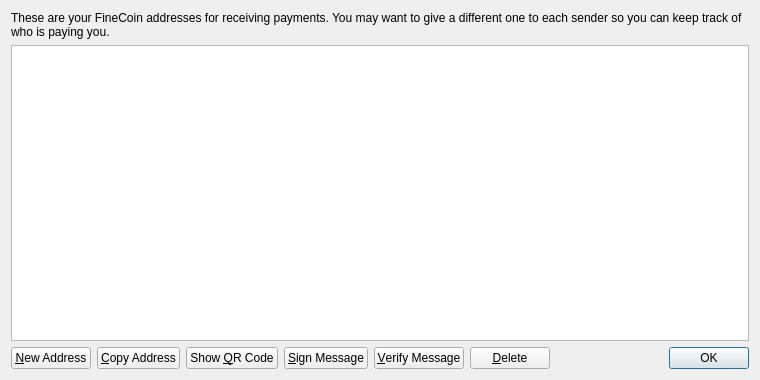
<?xml version="1.0" encoding="UTF-8"?>
<ui version="4.0">
 <class>AddressBookPage</class>
 <widget class="QWidget" name="AddressBookPage">
  <property name="geometry">
   <rect>
    <x>0</x>
    <y>0</y>
    <width>760</width>
    <height>380</height>
   </rect>
  </property>
  <property name="windowTitle">
   <string>Address Book</string>
  </property>
  <layout class="QVBoxLayout" name="verticalLayout">
   <item>
    <widget class="QLabel" name="labelExplanation">
     <property name="text">
      <string>These are your FineCoin addresses for receiving payments. You may want to give a different one to each sender so you can keep track of who is paying you.</string>
     </property>
     <property name="textFormat">
      <enum>Qt::PlainText</enum>
     </property>
     <property name="wordWrap">
      <bool>true</bool>
     </property>
    </widget>
   </item>
   <item>
    <widget class="QTableView" name="tableView">
     <property name="contextMenuPolicy">
      <enum>Qt::CustomContextMenu</enum>
     </property>
     <property name="toolTip">
      <string>Double-click to edit address or label</string>
     </property>
     <property name="tabKeyNavigation">
      <bool>false</bool>
     </property>
     <property name="alternatingRowColors">
      <bool>true</bool>
     </property>
     <property name="selectionMode">
      <enum>QAbstractItemView::SingleSelection</enum>
     </property>
     <property name="selectionBehavior">
      <enum>QAbstractItemView::SelectRows</enum>
     </property>
     <property name="sortingEnabled">
      <bool>true</bool>
     </property>
     <attribute name="verticalHeaderVisible">
      <bool>false</bool>
     </attribute>
    </widget>
   </item>
   <item>
    <layout class="QHBoxLayout" name="horizontalLayout">
     <item>
      <widget class="QPushButton" name="newAddressButton">
       <property name="toolTip">
        <string>Create a new address</string>
       </property>
       <property name="text">
        <string>&amp;New Address</string>
       </property>
       <property name="icon">
        <iconset resource="../bitcoin.qrc">
         <normaloff>:/icons/add</normaloff>:/icons/add</iconset>
       </property>
      </widget>
     </item>
     <item>
      <widget class="QPushButton" name="copyToClipboard">
       <property name="toolTip">
        <string>Copy the currently selected address to the system clipboard</string>
       </property>
       <property name="text">
        <string>&amp;Copy Address</string>
       </property>
       <property name="icon">
        <iconset resource="../bitcoin.qrc">
         <normaloff>:/icons/editcopy</normaloff>:/icons/editcopy</iconset>
       </property>
      </widget>
     </item>
     <item>
      <widget class="QPushButton" name="showQRCode">
       <property name="text">
        <string>Show &amp;QR Code</string>
       </property>
       <property name="icon">
        <iconset resource="../bitcoin.qrc">
         <normaloff>:/icons/qrcode</normaloff>:/icons/qrcode</iconset>
       </property>
      </widget>
     </item>
     <item>
      <widget class="QPushButton" name="signMessage">
       <property name="toolTip">
        <string>Sign a message to prove you own a Bitcoin address</string>
       </property>
       <property name="text">
        <string>&amp;Sign Message</string>
       </property>
       <property name="icon">
        <iconset resource="../bitcoin.qrc">
         <normaloff>:/icons/edit</normaloff>:/icons/edit</iconset>
       </property>
      </widget>
     </item>
     <item>
      <widget class="QPushButton" name="verifyMessage">
       <property name="toolTip">
        <string>Verify a message to ensure it was signed with a specified Bitcoin address</string>
       </property>
       <property name="text">
        <string>&amp;Verify Message</string>
       </property>
       <property name="icon">
        <iconset resource="../bitcoin.qrc">
         <normaloff>:/icons/transaction_0</normaloff>:/icons/transaction_0</iconset>
       </property>
      </widget>
     </item>
     <item>
      <widget class="QPushButton" name="deleteButton">
       <property name="toolTip">
        <string>Delete the currently selected address from the list. Only sending addresses can be deleted.</string>
       </property>
       <property name="text">
        <string>&amp;Delete</string>
       </property>
       <property name="icon">
        <iconset resource="../bitcoin.qrc">
         <normaloff>:/icons/remove</normaloff>:/icons/remove</iconset>
       </property>
      </widget>
     </item>
     <item>
      <spacer name="horizontalSpacer">
       <property name="orientation">
        <enum>Qt::Horizontal</enum>
       </property>
       <property name="sizeHint" stdset="0">
        <size>
         <width>40</width>
         <height>20</height>
        </size>
       </property>
      </spacer>
     </item>
     <item>
      <widget class="QDialogButtonBox" name="buttonBox">
       <property name="sizePolicy">
        <sizepolicy hsizetype="Maximum" vsizetype="Fixed">
         <horstretch>0</horstretch>
         <verstretch>0</verstretch>
        </sizepolicy>
       </property>
       <property name="standardButtons">
        <set>QDialogButtonBox::Ok</set>
       </property>
      </widget>
     </item>
    </layout>
   </item>
  </layout>
 </widget>
 <resources>
  <include location="../bitcoin.qrc"/>
 </resources>
 <connections/>
</ui>
